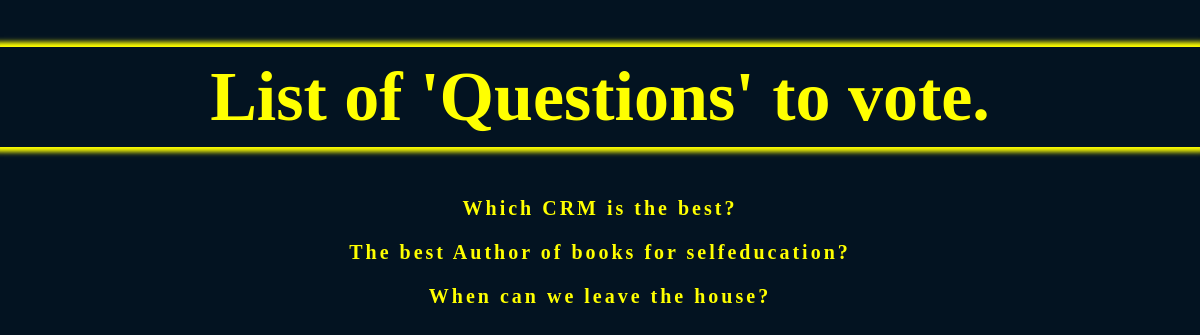
The page / on the database its author committed.
### voting_app/models.py (models this page shows, shortened)
class Question(models.Model):
    question_text = models.CharField(max_length=200)
    pub_date = models.DateTimeField('published date')
    def is_recent(self):
        return timezone.now() > self.pub_date >= timezone.now() - datetime.timedelta(days=1)
    is_recent.short_description = 'Published recently?'
    is_recent.admin_order_field = 'pub_date'
    is_recent.boolean = True

### voting_app/views.py (the view)
# urls.py: path('', views.IndexView.as_view(), name='index'),
class IndexView(ListView):
    template_name = 'voting_app/index.html'
    context_object_name = 'list_of_questions'
    def get_queryset(self):
        return Question.objects.filter(pub_date__lte=timezone.now()).order_by('-pub_date').\
            exclude(choice__question__isnull=True)

### voting_app/templates/voting_app/index.html (shortened to what this page needs)
<!DOCTYPE html>
<html lang="en" xmlns="http://www.w3.org/1999/html">
<head>
    {% load static %}
    <link rel="stylesheet" type="text/css" href="{% static 'voting_app/style.css' %}">
</head>
<body>
<h1>List of 'Questions' to vote.</h1>
{% if list_of_questions %}
    {% for question in list_of_questions %}
        <h4><a href="{% url 'voting_app:details' question.id %}">{{ question.question_text }}</a></h4>
    {% endfor %}
{% else %}
    <h4>There is no questions!</h4>
{% endif %}
</body>
</html>

### voting_app/static/voting_app/style.css (style rules this page uses)
body { text-align: center; align: center; margin: 0; padding: 0; background: #031321; font-family: consolas; }
h1 { text-shadow: 0 0 10px 10px black; padding: 10px; font-size: 70px; color: yellow; margin-bottom: 50px; box-shadow: 0 0 5px 5px yellow; }
h4 a { align: center; color: yellow; padding: 15px 30px; letter-spacing: 3px; text-decoration: none; font-size: 20px; overflow: hidden; transition: 0.2s; }

### rows shown on the page
Question: question_text "Which CRM is the best?"
Question: question_text "The best Author of books for selfeducation?"
Question: question_text "When can we leave the house?"
